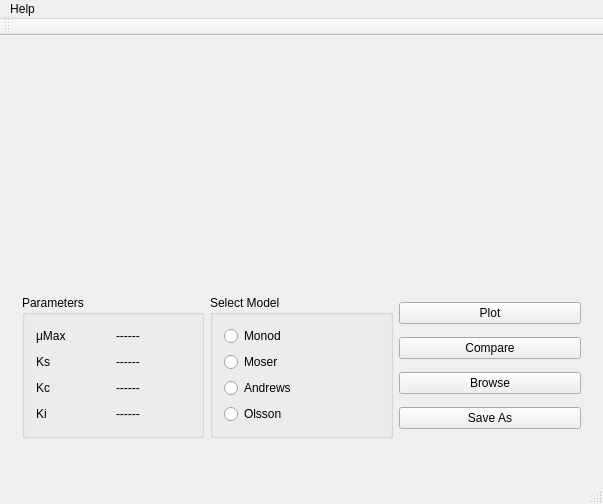
<?xml version="1.0" encoding="UTF-8"?>
<ui version="4.0">
 <class>MainWindow</class>
 <widget class="QMainWindow" name="MainWindow">
  <property name="geometry">
   <rect>
    <x>0</x>
    <y>0</y>
    <width>603</width>
    <height>504</height>
   </rect>
  </property>
  <property name="windowTitle">
   <string>MainWindow</string>
  </property>
  <widget class="QWidget" name="centralWidget">
   <layout class="QVBoxLayout" name="verticalLayout">
    <item>
     <widget class="QCustomPlot" name="plotData" native="true">
      <zorder>widget</zorder>
      <zorder>widget</zorder>
     </widget>
    </item>
    <item>
     <widget class="QWidget" name="widget" native="true">
      <layout class="QGridLayout" name="gridLayout">
       <item row="0" column="0">
        <widget class="QGroupBox" name="param">
         <property name="title">
          <string>Parameters</string>
         </property>
         <layout class="QHBoxLayout" name="horizontalLayout">
          <item>
           <layout class="QGridLayout" name="gridLayout_2">
            <item row="0" column="1">
             <widget class="QLabel" name="umax">
              <property name="text">
               <string>------</string>
              </property>
             </widget>
            </item>
            <item row="1" column="0">
             <widget class="QLabel" name="label_2">
              <property name="text">
               <string>Ks</string>
              </property>
             </widget>
            </item>
            <item row="1" column="1">
             <widget class="QLabel" name="ks">
              <property name="text">
               <string>------</string>
              </property>
             </widget>
            </item>
            <item row="2" column="0">
             <widget class="QLabel" name="label_3">
              <property name="text">
               <string>Kc</string>
              </property>
             </widget>
            </item>
            <item row="2" column="1">
             <widget class="QLabel" name="kc">
              <property name="text">
               <string>------</string>
              </property>
             </widget>
            </item>
            <item row="3" column="0">
             <widget class="QLabel" name="label_4">
              <property name="text">
               <string>Ki</string>
              </property>
             </widget>
            </item>
            <item row="3" column="1">
             <widget class="QLabel" name="ki">
              <property name="text">
               <string>------</string>
              </property>
             </widget>
            </item>
            <item row="0" column="0">
             <widget class="QLabel" name="label">
              <property name="text">
               <string>μMax</string>
              </property>
             </widget>
            </item>
           </layout>
          </item>
         </layout>
        </widget>
       </item>
       <item row="0" column="1">
        <widget class="QGroupBox" name="modelSelect">
         <property name="title">
          <string>Select Model</string>
         </property>
         <property name="flat">
          <bool>false</bool>
         </property>
         <property name="checkable">
          <bool>false</bool>
         </property>
         <layout class="QGridLayout" name="gridLayout_3">
          <item row="0" column="0">
           <widget class="QRadioButton" name="monodButton">
            <property name="text">
             <string>Monod</string>
            </property>
           </widget>
          </item>
          <item row="0" column="1">
           <widget class="QLabel" name="eroare_monod">
            <property name="text">
             <string/>
            </property>
           </widget>
          </item>
          <item row="1" column="0">
           <widget class="QRadioButton" name="moserButton">
            <property name="text">
             <string>Moser</string>
            </property>
           </widget>
          </item>
          <item row="1" column="1">
           <widget class="QLabel" name="eroare_moser">
            <property name="text">
             <string/>
            </property>
           </widget>
          </item>
          <item row="2" column="0">
           <widget class="QRadioButton" name="andrewsButton">
            <property name="text">
             <string>Andrews</string>
            </property>
           </widget>
          </item>
          <item row="2" column="1">
           <widget class="QLabel" name="eroare_andrews">
            <property name="text">
             <string/>
            </property>
           </widget>
          </item>
          <item row="3" column="0">
           <widget class="QRadioButton" name="olssonButton">
            <property name="text">
             <string>Olsson</string>
            </property>
           </widget>
          </item>
          <item row="3" column="1">
           <widget class="QLabel" name="eroare_olsson">
            <property name="text">
             <string/>
            </property>
           </widget>
          </item>
         </layout>
        </widget>
       </item>
       <item row="0" column="2">
        <layout class="QVBoxLayout" name="verticalLayout_2">
         <item>
          <widget class="QPushButton" name="plot">
           <property name="text">
            <string>Plot</string>
           </property>
          </widget>
         </item>
         <item>
          <widget class="QPushButton" name="compare">
           <property name="text">
            <string>Compare</string>
           </property>
          </widget>
         </item>
         <item>
          <widget class="QPushButton" name="browse">
           <property name="text">
            <string>Browse</string>
           </property>
          </widget>
         </item>
         <item>
          <widget class="QPushButton" name="saveas">
           <property name="text">
            <string>Save As</string>
           </property>
          </widget>
         </item>
        </layout>
       </item>
      </layout>
     </widget>
    </item>
   </layout>
  </widget>
  <widget class="QMenuBar" name="menuBar">
   <property name="geometry">
    <rect>
     <x>0</x>
     <y>0</y>
     <width>603</width>
     <height>18</height>
    </rect>
   </property>
   <widget class="QMenu" name="menuHelp">
    <property name="title">
     <string>Help</string>
    </property>
    <addaction name="actionManual_F1"/>
    <addaction name="actionData_Table"/>
   </widget>
   <addaction name="menuHelp"/>
  </widget>
  <widget class="QToolBar" name="mainToolBar">
   <attribute name="toolBarArea">
    <enum>TopToolBarArea</enum>
   </attribute>
   <attribute name="toolBarBreak">
    <bool>false</bool>
   </attribute>
  </widget>
  <widget class="QStatusBar" name="statusBar"/>
  <action name="actionManual_F1">
   <property name="text">
    <string>Manual</string>
   </property>
  </action>
  <action name="actionDataTable_2">
   <property name="text">
    <string>DataTable</string>
   </property>
  </action>
  <action name="actionData_Table">
   <property name="text">
    <string>Data Table</string>
   </property>
  </action>
 </widget>
 <layoutdefault spacing="6" margin="11"/>
 <customwidgets>
  <customwidget>
   <class>QCustomPlot</class>
   <extends>QWidget</extends>
   <header>qcustomplot.h</header>
   <container>1</container>
  </customwidget>
 </customwidgets>
 <resources/>
 <connections/>
</ui>
